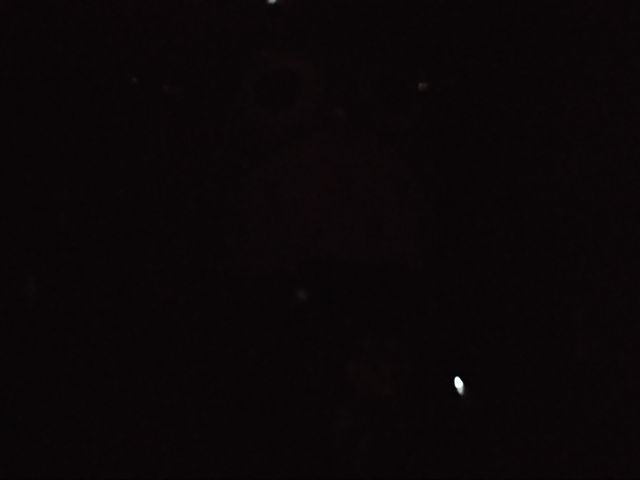
#> input picture datasets/inside-the-box.jpg, 640 x 480 px
$ python As2.py
#> lines starting #> are read from the running program, lines starting #| are printed output that depends on the picture; after the words box and inside, x2 and y2 are one past the last pixel; in counts of white or black regions, pixels touching at a corner belong together
# -*- coding: utf-8 -*-
import cv2
import numpy as np
import matplotlib.pyplot as plt
from pathlib import Path


img_path = 'datasets/inside-the-box.jpg'
img = cv2.imread(img_path)
#> img is the input picture: shape (480, 640, 3); mean B, G, R 7.4, 6.3, 10.6

if img is None:
    print(f"Error: Could not read image from {img_path}")
    exit()

img_rgb = cv2.cvtColor(img, cv2.COLOR_BGR2RGB)

print(f"Original image shape: {img.shape}")
#| Original image shape: (480, 640, 3)
print(f"Original image dtype: {img.dtype}")
#| Original image dtype: uint8
print(f"Original image min/max values: {img.min()}/{img.max()}")
#| Original image min/max values: 0/255

output_dir = Path('output')
output_dir.mkdir(exist_ok=True)

def adjust_brightness_contrast(image, brightness=50, contrast=50):
    brightness = int((brightness - 0) * (255 - (-255)) / (510 - 0) + (-255))
    contrast = int((contrast - 0) * (127 - (-127)) / (254 - 0) + (-127))

    if brightness != 0:
        if brightness > 0:
            shadow = brightness
            max_val = 255
        else:
            shadow = 0
            max_val = 255 + brightness
        alpha = (max_val - shadow) / 255
        gamma = shadow
        image = cv2.addWeighted(image, alpha, image, 0, gamma)

    if contrast != 0:
        alpha = float(131 * (contrast + 127)) / (127 * (131 - contrast))
        gamma = 127 * (1 - alpha)
        image = cv2.addWeighted(image, alpha, image, 0, gamma)

    return image

img_gray = cv2.cvtColor(img, cv2.COLOR_BGR2GRAY)
img_eq = cv2.equalizeHist(img_gray)
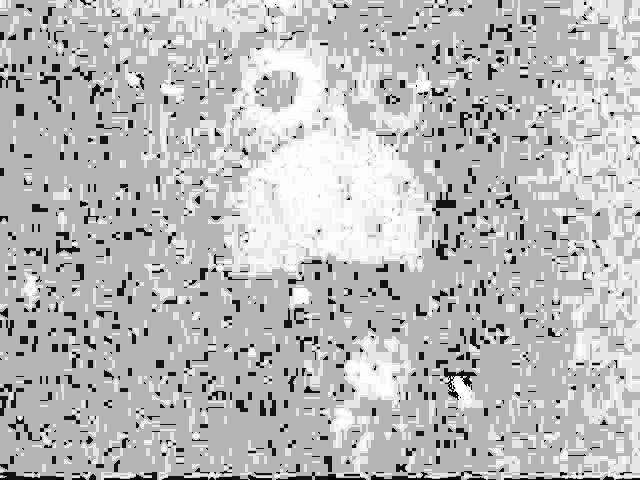
#> img_eq: shape (480, 640); min 0, max 255, mean 185.8

clahe = cv2.createCLAHE(clipLimit=3.0, tileGridSize=(8,8))
img_clahe = clahe.apply(img_gray)

def adjust_gamma(image, gamma=2.0):
#> called with gamma = 2.5
    invGamma = 1.0 / gamma
    table = np.array([((i / 255.0) ** invGamma) * 255
                      for i in np.arange(0, 256)]).astype("uint8")
    return cv2.LUT(image, table)
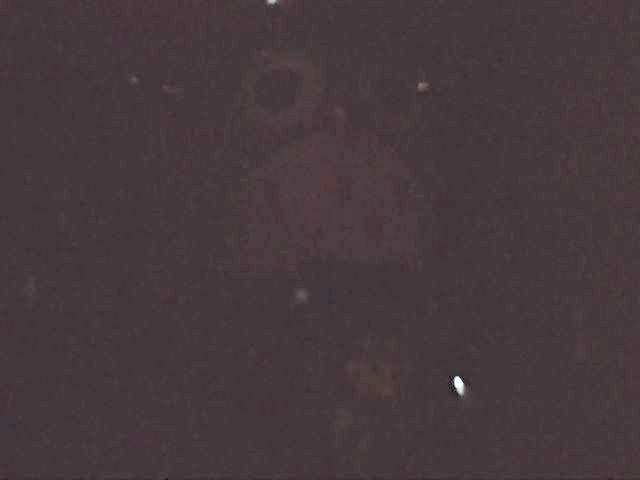
#> returned value: shape (480, 640, 3); mean of channels 0, 1, 2 61, 56.9, 70.5; drawn as B, G, R

img_gamma = adjust_gamma(img, gamma=2.5)


img_enhanced = adjust_gamma(img, gamma=2.2)
img_enhanced = adjust_brightness_contrast(img_enhanced, brightness=300, contrast=100)
#> in adjust_brightness_contrast, `image = cv2.addWeighted(image, alpha, image, 0, gamma)`:
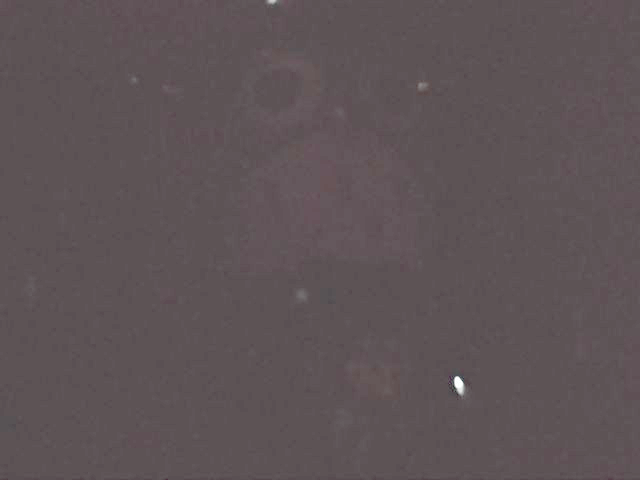
#> image: shape (480, 640, 3); mean of channels 0, 1, 2 86.1, 83.5, 94; drawn as B, G, R

img_enhanced_rgb = cv2.cvtColor(img_enhanced, cv2.COLOR_BGR2RGB)

fig, axes = plt.subplots(2, 3, figsize=(18, 12))
fig.suptitle('Image Enhancement Comparison', fontsize=16, fontweight='bold')

axes[0, 0].imshow(img_rgb)
axes[0, 0].set_title('Original Image (Very Dark)', fontsize=12)
axes[0, 0].axis('off')

axes[0, 1].imshow(img_eq, cmap='gray')
axes[0, 1].set_title('Histogram Equalization', fontsize=12)
axes[0, 1].axis('off')

axes[0, 2].imshow(img_clahe, cmap='gray')
axes[0, 2].set_title('CLAHE', fontsize=12)
axes[0, 2].axis('off')

img_gamma_rgb = cv2.cvtColor(img_gamma, cv2.COLOR_BGR2RGB)
axes[1, 0].imshow(img_gamma_rgb)
axes[1, 0].set_title('Gamma Correction (�=2.5)', fontsize=12)
axes[1, 0].axis('off')

axes[1, 1].imshow(img_enhanced_rgb)
axes[1, 1].set_title('Combined Enhancement (Best Result)', fontsize=12, fontweight='bold')
axes[1, 1].axis('off')

axes[1, 2].hist(img_gray.ravel(), 256, [0, 256], color='blue', alpha=0.5, label='Original')
axes[1, 2].hist(img_clahe.ravel(), 256, [0, 256], color='red', alpha=0.5, label='Enhanced')
axes[1, 2].set_title('Histogram Comparison', fontsize=12)
axes[1, 2].set_xlabel('Pixel Intensity')
axes[1, 2].set_ylabel('Frequency')
axes[1, 2].legend()

plt.tight_layout()
plt.savefig('output/comparison.png', dpi=150, bbox_inches='tight')
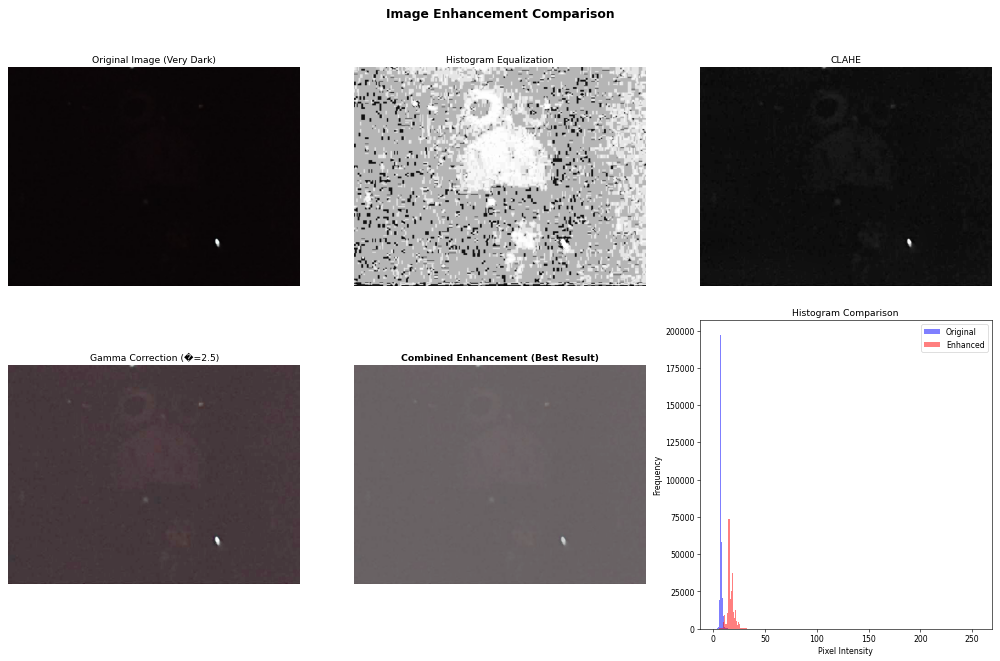
#> figure drawn by matplotlib, 6 panels; panel 6: tallest bar 197123 high, from x = 7 to 8; panel 6: tallest bar 73504 high, from x = 15 to 16
print("\n Saved comparison image: output/comparison.png")

cv2.imwrite('output/enhanced_image.jpg', img_enhanced)
print(" Saved enhanced image: output/enhanced_image.jpg")

cv2.imwrite('output/histogram_equalization.jpg', img_eq)
cv2.imwrite('output/clahe.jpg', img_clahe)
cv2.imwrite('output/gamma_correction.jpg', img_gamma)

print("\n" + "="*60)
print("IMAGE ANALYSIS")
print("="*60)


gray_enhanced = cv2.cvtColor(img_enhanced, cv2.COLOR_BGR2GRAY)
_, thresh = cv2.threshold(gray_enhanced, 150, 255, cv2.THRESH_BINARY)
#> thresh: shape (480, 640); 0.05% white; 2 white regions (1 under 20 px)

contours, _ = cv2.findContours(thresh, cv2.RETR_EXTERNAL, cv2.CHAIN_APPROX_SIMPLE)
#> contours = 2 contours, 1 with area under 20; largest, box (x1, y1, x2, y2) and area: (454, 376, 464, 394) 104

if contours:
    largest_contour = max(contours, key=cv2.contourArea)
#> largest_contour = contour of 20 points, box (x1, y1, x2, y2) (454, 376, 464, 394), area 104

    x, y, w, h = cv2.boundingRect(largest_contour)
#> x = 454; y = 376; w = 10; h = 18

    img_with_detection = img_enhanced.copy()
    cv2.rectangle(img_with_detection, (x, y), (x+w, y+h), (0, 255, 0), 2)
    cv2.putText(img_with_detection, "Detected Object", (x, y-10),
                cv2.FONT_HERSHEY_SIMPLEX, 0.9, (0, 255, 0), 2)
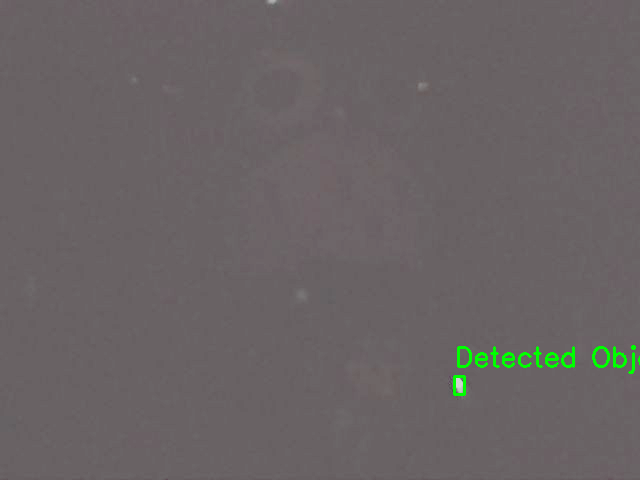
#> img_with_detection: shape (480, 640, 3); mean of channels 0, 1, 2 100.1, 99.2, 105; drawn as B, G, R

    cv2.imwrite('output/detected_object.jpg', img_with_detection)
    print(f"Detected object at position: x={x}, y={y}, width={w}, height={h}")
#| Detected object at position: x=454, y=376, width=10, height=18
    print(f"Saved detection result: output/detected_object.jpg")

    roi = img_enhanced[y:y+h, x:x+w]
    cv2.imwrite('output/object_closeup.jpg', roi)
    print(f"Saved object closeup: output/object_closeup.jpg")

print("\n" + "="*60)
print("ENHANCEMENT METHODS USED:")
print("="*60)

plt.show()
